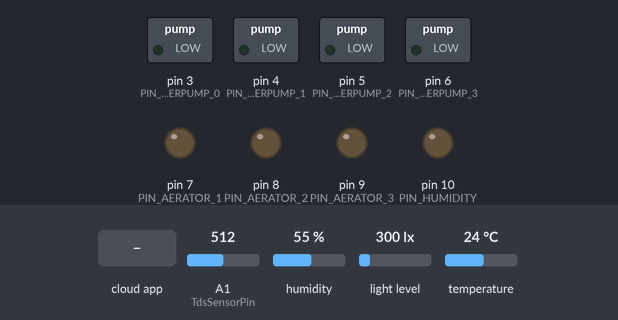
This sketch was run on a simulated Arduino Uno, built with avr-gcc and run on an emulated ATmega328P. On the bench: switched loads named in the sketch (green lamp = pin HIGH), output pins drawn as LEDs (lit = HIGH). The test bench sets the inputs (shaded band); at power-on: A1 (TdsSensorPin) = 512, humidity 55 %, light level 300 lx, temperature 24 °C. The RemoteXY app is connected.

Above: at 1.2 s.
1.3 s: the phone or cloud app sets Aerator_2 to 1
At 2.4 s:
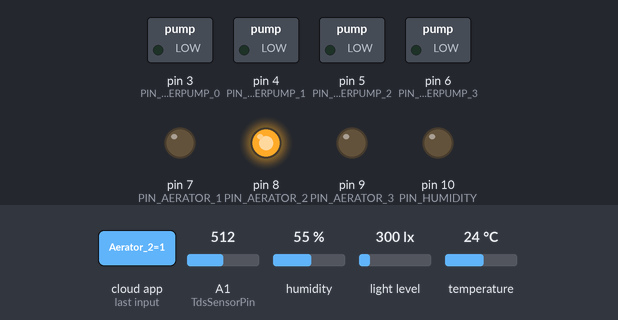
2.8 s: the phone or cloud app sets Aerator_1 to 1
At 3.5 s:
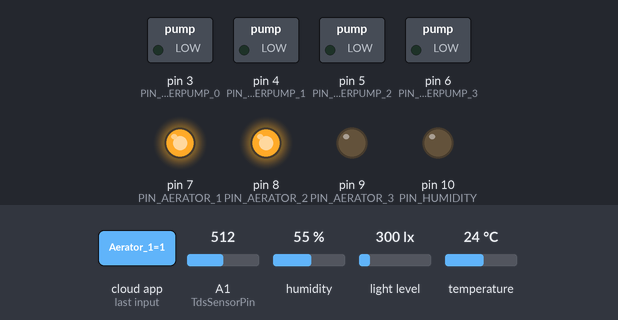
4.3 s: the phone or cloud app sets WaterPump_3 to 1
At 4.7 s:
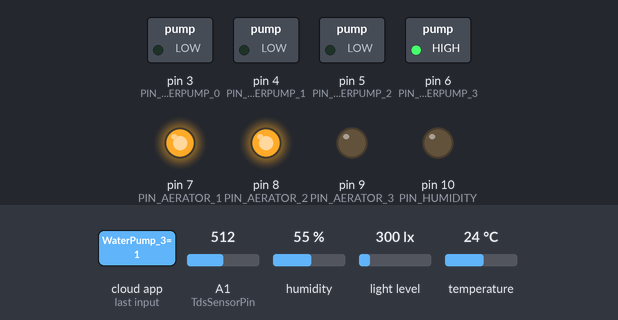
5.8 s: the phone or cloud app sets Waterpump_1 to 1
At 7.0 s:
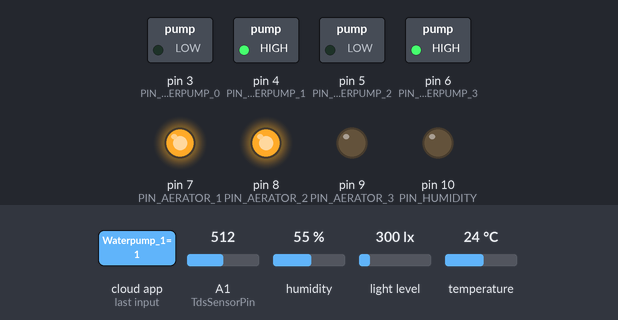
7.3 s: the phone or cloud app sets Aerator_3 to 1
At 8.1 s:
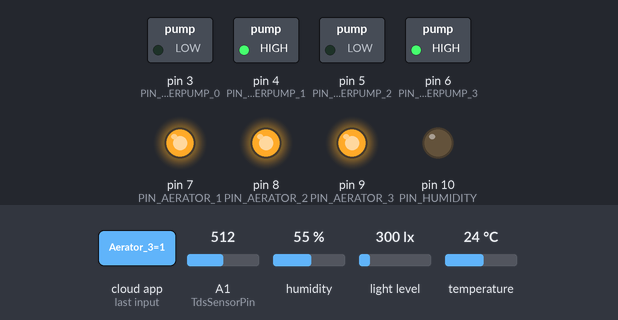
8.8 s: the phone or cloud app sets Aerator_2 to 0
At 9.3 s:
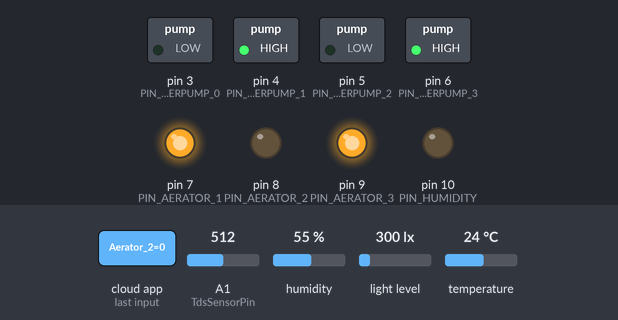
Timing chart, 0 to 11.3 s (numbered marks = the images above; inputs shaded):
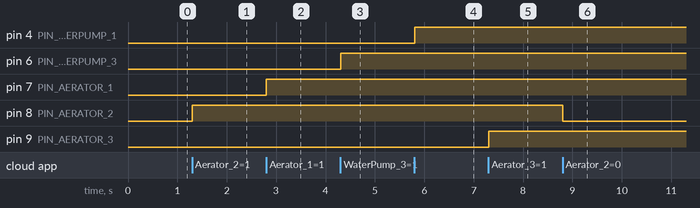

The sketch:

Skripsi_IoT_RemoteXY_arduinoESP.ino
```cpp
//////////////////////////////////////////////
//        RemoteXY include library          //
//////////////////////////////////////////////

// you can enable debug logging to Serial at 115200
//#define REMOTEXY__DEBUGLOG

// RemoteXY select connection mode and include library
#define REMOTEXY_MODE__ESP8266_SOFTSERIAL_CLOUD
#include <SoftwareSerial.h>

#include <DHT.h>

#include <BH1750.h>
#include <Wire.h>

BH1750 lightMeter;

#define DHTPIN 2
#define DHTTYPE DHT22

DHT dht(DHTPIN, DHTTYPE);

// RemoteXY connection settings
#define REMOTEXY_SERIAL_RX A4
#define REMOTEXY_SERIAL_TX A5
#define REMOTEXY_SERIAL_SPEED 9600
#define REMOTEXY_WIFI_SSID "UTM DARURAT WIFI"
#define REMOTEXY_WIFI_PASSWORD "bayar2000"
#define REMOTEXY_CLOUD_SERVER "cloud.remotexy.com"
#define REMOTEXY_CLOUD_PORT 6376
#define REMOTEXY_CLOUD_TOKEN "a240c1a891899ecc4159f2da5d16bf78"


#include <RemoteXY.h>

// RemoteXY configurate
#pragma pack(push, 1)
uint8_t RemoteXY_CONF[] =   // 317 bytes
  { 255,8,0,44,0,54,1,17,0,0,0,28,1,126,200,1,1,24,0,2,
  32,71,28,14,0,2,26,31,31,79,78,0,79,70,70,0,2,2,71,28,
  14,0,2,26,31,31,79,78,0,79,70,70,0,2,92,32,28,14,1,2,
  26,31,31,79,78,0,79,70,70,0,2,62,32,28,14,1,2,26,31,31,
  79,78,0,79,70,70,0,2,32,32,28,14,1,2,26,31,31,79,78,0,
  79,70,70,0,2,2,32,28,14,1,2,26,31,31,79,78,0,79,70,70,
  0,2,62,71,28,14,0,2,26,31,31,79,78,0,79,70,70,0,2,92,
  71,28,14,0,2,26,31,31,79,78,0,79,70,70,0,67,10,121,50,14,
  5,94,26,11,67,10,168,50,14,5,94,26,11,67,66,121,50,14,5,94,
  26,11,129,24,113,19,8,77,83,117,104,117,0,129,70,113,44,8,77,107,
  101,108,101,109,98,97,112,97,110,0,129,6,24,19,8,6,87,80,48,0,
  129,96,63,19,8,6,72,0,129,66,63,19,8,6,80,51,0,129,34,63,
  19,8,6,80,50,0,129,6,63,19,8,6,80,49,0,129,36,24,19,8,
  6,87,80,49,0,129,68,24,19,8,6,87,80,50,0,129,96,24,19,8,
  6,87,80,51,0,67,66,168,50,14,5,94,26,11,129,77,160,27,8,77,
  67,97,104,97,121,97,0,129,26,160,19,8,77,84,68,83,0 };

// this structure defines all the variables and events of your control interface
struct {

    // input variables
  uint8_t Aerator_2; // =1 if switch ON and =0 if OFF
  uint8_t Aerator_1; // =1 if switch ON and =0 if OFF
  uint8_t WaterPump_3; // =1 if switch ON and =0 if OFF
  uint8_t WaterPump_2; // =1 if switch ON and =0 if OFF
  uint8_t Waterpump_1; // =1 if switch ON and =0 if OFF
  uint8_t WaterPump_0; // =1 if switch ON and =0 if OFF
  uint8_t Aerator_3; // =1 if switch ON and =0 if OFF
  uint8_t Humidity; // =1 if switch ON and =0 if OFF

    // output variables
  char suhu[11]; // string UTF8 end zero
  char TDS[11]; // string UTF8 end zero
  char kelembapan[11]; // string UTF8 end zero
  char cahaya[11]; // string UTF8 end zero

    // other variable
  uint8_t connect_flag;  // =1 if wire connected, else =0

} RemoteXY;
#pragma pack(pop)

/////////////////////////////////////////////
//           END RemoteXY include          //
/////////////////////////////////////////////

#define PIN_AERATOR_2 8
#define PIN_AERATOR_1 7
#define PIN_WATERPUMP_3 6
#define PIN_WATERPUMP_2 5
#define PIN_WATERPUMP_1 4
#define PIN_WATERPUMP_0 3
#define PIN_AERATOR_3 9
#define PIN_HUMIDITY 10

#define TdsSensorPin A1
#define VREF 5.0      // analog reference voltage(Volt) of the ADC
#define SCOUNT  30           // sum of sample point
int analogBuffer[SCOUNT];    // store the analog value in the array, read from ADC
int analogBufferTemp[SCOUNT];
int analogBufferIndex = 0,copyIndex = 0;
float averageVoltage = 0,tdsValue = 0,temperature = 25; //kalibrasi sensor tds 1

void setup()
{
  RemoteXY_Init ();

  pinMode (PIN_AERATOR_2, OUTPUT);
  pinMode (PIN_AERATOR_1, OUTPUT);
  pinMode (PIN_WATERPUMP_3, OUTPUT);
  pinMode (PIN_WATERPUMP_2, OUTPUT);
  pinMode (PIN_WATERPUMP_1, OUTPUT);
  pinMode (PIN_WATERPUMP_0, OUTPUT);
  pinMode (PIN_AERATOR_3, OUTPUT);
  pinMode (PIN_HUMIDITY, OUTPUT);

  dht.begin();

  pinMode(TdsSensorPin,INPUT);
  Wire.begin(); //SCL, SDA
  lightMeter.begin();
  // TODO you setup code

}

void loop()
{
  RemoteXY_Handler ();

  digitalWrite(PIN_AERATOR_2, (RemoteXY.Aerator_2==0)?LOW:HIGH);
  digitalWrite(PIN_AERATOR_1, (RemoteXY.Aerator_1==0)?LOW:HIGH);
  digitalWrite(PIN_WATERPUMP_3, (RemoteXY.WaterPump_3==0)?LOW:HIGH);
  digitalWrite(PIN_WATERPUMP_2, (RemoteXY.WaterPump_2==0)?LOW:HIGH);
  digitalWrite(PIN_WATERPUMP_1, (RemoteXY.Waterpump_1==0)?LOW:HIGH);
  digitalWrite(PIN_WATERPUMP_0, (RemoteXY.WaterPump_0==0)?LOW:HIGH);
  digitalWrite(PIN_AERATOR_3, (RemoteXY.Aerator_3==0)?LOW:HIGH);
  digitalWrite(PIN_HUMIDITY, (RemoteXY.Humidity==0)?LOW:HIGH);
  float temperature = dht.readTemperature();
  float humidity = dht.readHumidity();
  dtostrf(temperature, 0, 1, RemoteXY.suhu); //nilai yang akan muncul di layar suhu dalam celcius
  dtostrf(humidity, 0, 1, RemoteXY.kelembapan); //nilai yang akan muncul dilayar kelembapan dalam persen

  float lux = lightMeter.readLightLevel();
  dtostrf(lux, 0, 1, RemoteXY.cahaya);

   static unsigned long analogSampleTimepoint = millis();
   if(millis()-analogSampleTimepoint > 40U)     //every 40 milliseconds,read the analog value from the ADC
   {
     analogSampleTimepoint = millis();
     analogBuffer[analogBufferIndex] = analogRead(TdsSensorPin);    //read the analog value and store into the buffer
     analogBufferIndex++;
     if(analogBufferIndex == SCOUNT)
         analogBufferIndex = 0;
   }
   static unsigned long printTimepoint = millis();
   if(millis()-printTimepoint > 800U)
   {
      printTimepoint = millis();
      for(copyIndex=0;copyIndex<SCOUNT;copyIndex++)
        analogBufferTemp[copyIndex]= analogBuffer[copyIndex];
      averageVoltage = getMedianNum(analogBufferTemp,SCOUNT) * (float)VREF / 1024.0; // read the analog value more stable by the median filtering algorithm, and convert to voltage value
      float compensationCoefficient=1.0+0.02*(temperature-25.0);    //temperature compensation formula: fFinalResult(25^C) = fFinalResult(current)/(1.0+0.02*(fTP-25.0));
      float compensationVolatge=averageVoltage/compensationCoefficient;  //temperature compensation
      tdsValue=(133.42*compensationVolatge*compensationVolatge*compensationVolatge - 255.86*compensationVolatge*compensationVolatge + 857.39*compensationVolatge)*0.5; //convert voltage value to tds value
      dtostrf(tdsValue, 0, 1, RemoteXY.TDS); //nilai yang akan muncul di layar tds meter
   }
}
 int getMedianNum(int bArray[], int iFilterLen)
{
      int bTab[iFilterLen];
      for (byte i = 0; i<iFilterLen; i++)
      bTab[i] = bArray[i];
      int i, j, bTemp;
      for (j = 0; j < iFilterLen - 1; j++)
      {
      for (i = 0; i < iFilterLen - j - 1; i++)
          {
        if (bTab[i] > bTab[i + 1])
            {
        bTemp = bTab[i];
            bTab[i] = bTab[i + 1];
        bTab[i + 1] = bTemp;
         }
      }
      }
      if ((iFilterLen & 1) > 0)
    bTemp = bTab[(iFilterLen - 1) / 2];
      else
    bTemp = (bTab[iFilterLen / 2] + bTab[iFilterLen / 2 - 1]) / 2;
      return bTemp;
  // TODO you loop code
  // use the RemoteXY structure for data transfer
  // do not call delay(), use instead RemoteXY_delay()


}
```

Measured:
- after the input at 1.3 s, pin 8 (PIN_AERATOR_2): LOW → HIGH at once
- after the input at 2.8 s, pin 7 (PIN_AERATOR_1): LOW → HIGH at once
- after the input at 4.3 s, pin 6 (PIN_WATERPUMP_3): LOW → HIGH at once
- after the input at 5.8 s, pin 4 (PIN_WATERPUMP_1): LOW → HIGH at once
- after the input at 7.3 s, pin 9 (PIN_AERATOR_3): LOW → HIGH at once
- after the input at 8.8 s, pin 8 (PIN_AERATOR_2): HIGH → LOW at once
